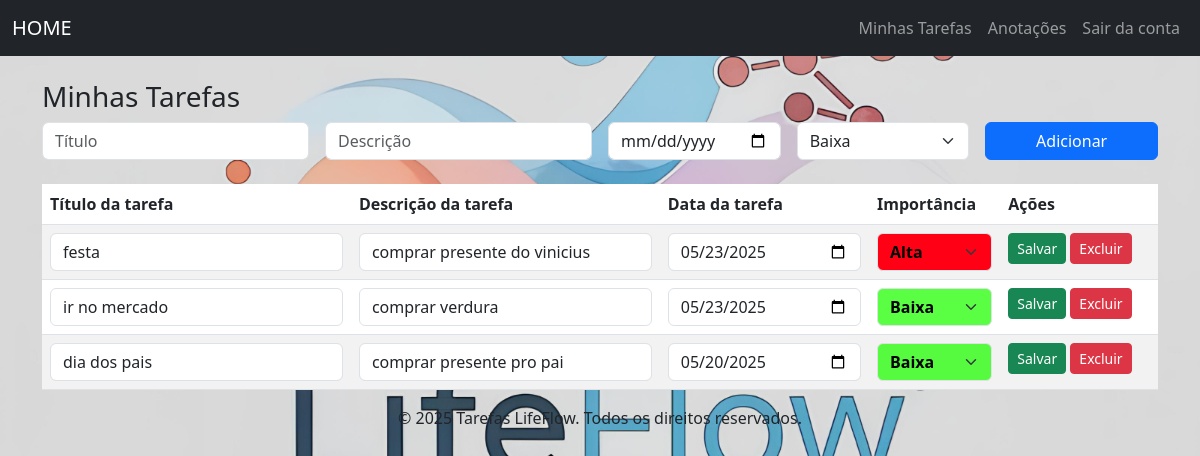
Page /tasks (signed in) on the committed database.
### tables this page shows
CREATE TABLE tasks (
                        id INTEGER PRIMARY KEY AUTOINCREMENT,
                        user_id INTEGER,
                        title TEXT,
                        description TEXT,
                        date TEXT,
                        importance TEXT,
                        FOREIGN KEY(user_id) REFERENCES users(id));

### routes/tasks.py (the view)
@tasks_bp.route('/tasks')
def tasks():
    if 'user_id' not in session:
        return redirect(url_for('auth.login'))
    user_id = session['user_id']
    tarefas = get_tasks(user_id)
    return render_template('tasks.html', tasks=tarefas)

### models.py (called while the page is built)
def connect():
    return sqlite3.connect('database.db')

def get_tasks(user_id):
    conn = connect()
    cursor = conn.cursor()
    cursor.execute("SELECT * FROM tasks WHERE user_id=?", (user_id,))
    tasks = cursor.fetchall()
    conn.close()
    return tasks

### templates/tasks.html (shortened to what this page needs)
{% extends 'base.html' %}
{% block content %}
<h3>Minhas Tarefas</h3>
<form method="post" action="/add_task" class="row g-3 mb-4">
    <div class="col-md-3">
        <input type="text" name="title" class="form-control" placeholder="Título" required>
    </div>
    <div class="col-md-3">
        <input type="text" name="description" class="form-control" placeholder="Descrição">
    </div>
    <div class="col-md-2">
        <input type="date" name="date" class="form-control">
    </div>
    <div class="col-md-2">
        <select name="importance" class="form-select">
            <option value="Baixa">Baixa</option>
        </select>
    </div>
    <div class="col-md-2">
        <button type="submit" class="btn btn-primary w-100">Adicionar</button>
    </div>
</form>
<table class="table table-striped">
    <thead>
        <tr>
            <th>Título da tarefa</th>
            <th>Descrição da tarefa</th>
            <th>Data da tarefa</th>
            <th>Importância</th>
            <th>Ações</th>
        </tr>
    </thead>
    <tbody>
        {% for task in tasks %}
        <tr>
            <form method="post" action="/update_task/{{ task[0] }}">
                <td><input type="text" name="title" value="{{ task[2] }}" class="form-control"></td>
                <td><input type="text" name="description" value="{{ task[3] }}" class="form-control"></td>
                <td><input type="date" name="date" value="{{ task[4] }}" class="form-control"></td>
                <td>
                    <select name="importance"
                            class="form-select
                                {% if task[5] == 'Baixa' %}importance-baixa
                                {% elif task[5] == 'Média' %}importance-média
                                {% elif task[5] == 'Alta' %}importance-alta
                                {% endif %}">
                        <option value="Baixa" {% if task[5] == 'Baixa' %}selected{% endif %}>Baixa</option>
                        <option value="Alta" {% if task[5] == 'Alta' %}selected{% endif %}>Alta</option>
                    </select>
                </td>
                <td>
                    <button type="submit" class="btn btn-sm btn-success">Salvar</button>
                    <a href="/delete_task/{{ task[0] }}" class="btn btn-sm btn-danger">Excluir</a>
                </td>
            </form>
        </tr>
        {% endfor %}
    </tbody>
</table>
{% endblock %}

### templates/base.html (shortened to what this page needs)
<!DOCTYPE html>
<html lang="pt-br">
<head>
    <link rel="stylesheet" href="style.css">
    <link href="https://cdn.jsdelivr.net/npm/bootstrap@5.3.0/dist/css/bootstrap.min.css" rel="stylesheet">
</head>
<body>
<nav class="navbar navbar-expand-lg navbar-dark bg-dark">
    <div class="container-fluid">
        <a class="navbar-brand" href="/dashboard">HOME</a>
        <div class="collapse navbar-collapse">
            <ul class="navbar-nav ms-auto">
                <li class="nav-item">
                    <a class="nav-link" href="/tasks">Minhas Tarefas</a>
                </li>
                <li class="nav-item">
                    <a class="nav-link" href="/notes">Anotações</a>
                </li>
                <li class="nav-item">
                    <a class="nav-link" href="/logout">Sair da conta</a>
                </li>
            </ul>
        </div>
    </div>
</nav>
<div class="container mt-4">
    {% block content %}{% endblock %}
</div>
<footer>
    <center><p>&copy; 2025 Tarefas LifeFlow. Todos os direitos reservados.</p></center>
</footer>
</body>
</html>

### templates/base.html (style rules this page uses)
body { background-image: url('/static/img/flow.jpeg'); background-size: cover; background-position: center; background-repeat: no-repeat; }
.importance-baixa { background-color: #1eff00bb; color: #000000; font-weight: bold; }
.importance-alta { background-color: #ff0015; color: #000000; font-weight: bold; }

### rows in the picture
tasks: title "festa", description "comprar presente do vinicius", date "05/23/2025", importance "Alta"
tasks: title "ir no mercado", description "comprar verdura", date "05/23/2025", importance "Baixa"
tasks: title "dia dos pais", description "comprar presente pro pai", date "05/20/2025", importance "Baixa"
